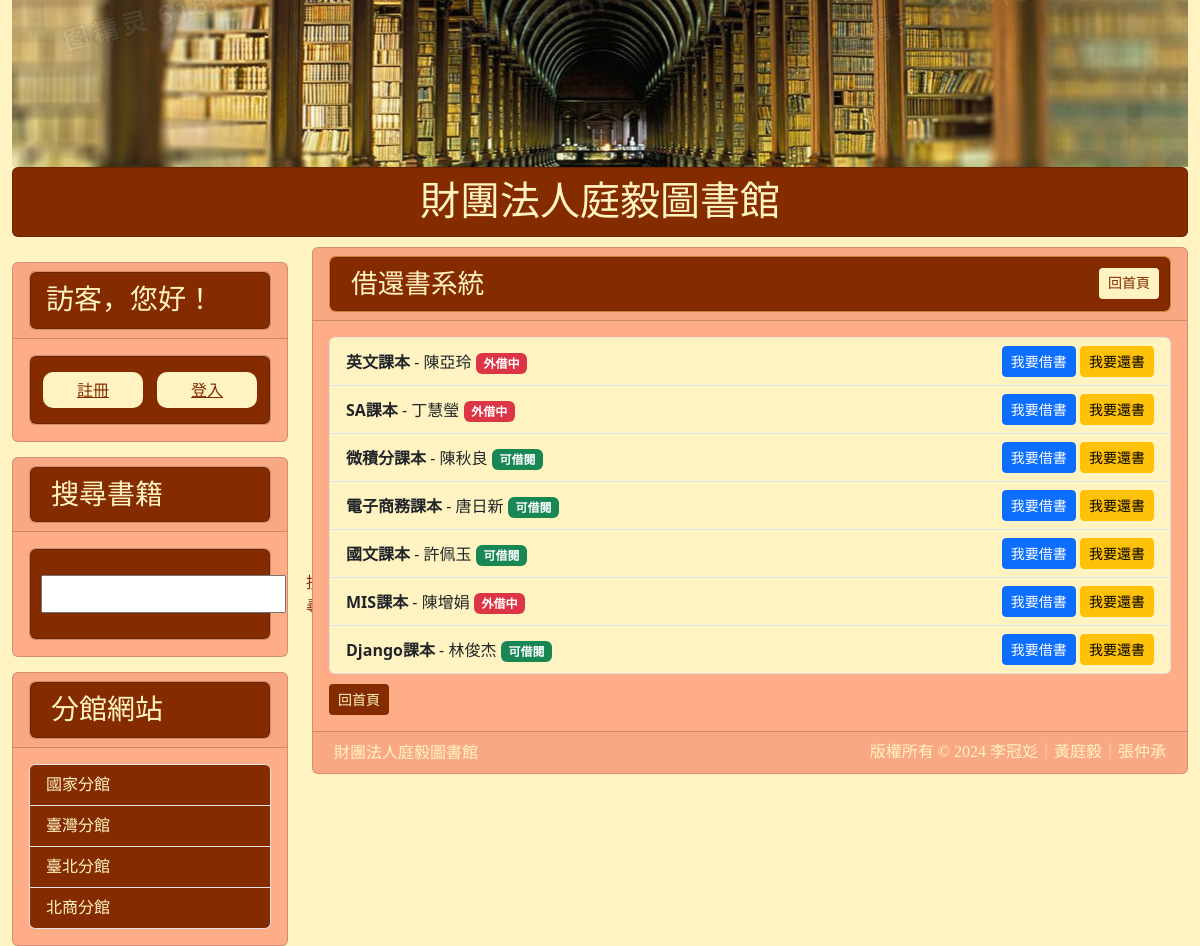
Before: /book_list/ with the older database file.
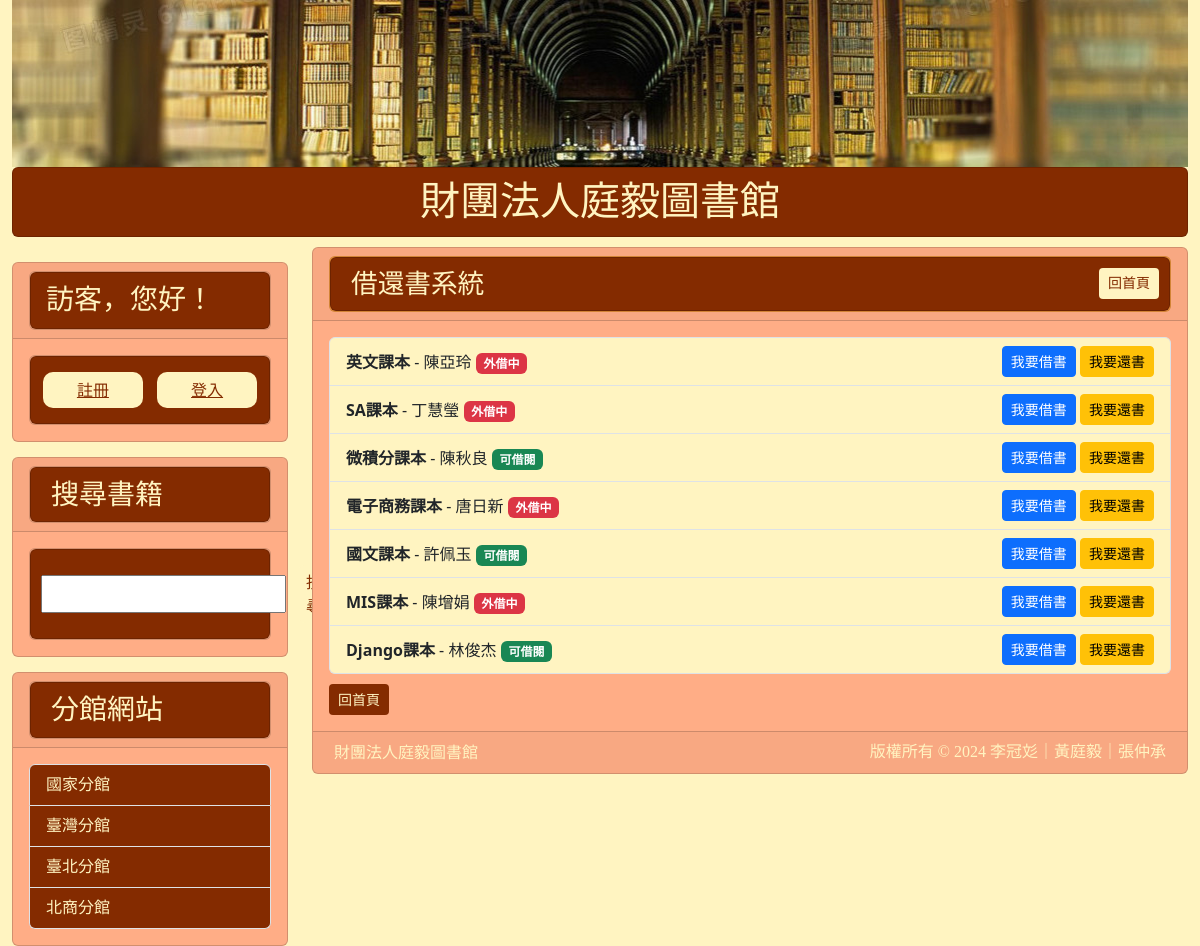
After: the same page with the newer database file.
### mysite/models.py (models this page shows, shortened)
class Post(models.Model):
    title = models.CharField(max_length=50)
    write = models.CharField(max_length=50, default="不詳")
    slug = models.CharField(max_length=200)
    bookstype=[("一般書籍","一般書籍"),("教學用書","教學用書")]
    category = models.CharField(max_length=20, choices=bookstype, default="一般書籍")
    intro = models.TextField(default="", blank=True)
    photolink = models.TextField(default="", blank=True)
    body = models.TextField()
    borrower = models.CharField(max_length=150, blank=True, null=True)
    isBorrow = models.BooleanField(_("外借中"), default=False)
    pub_date = models.DateTimeField(auto_now_add=True)
    reservations = models.ManyToManyField(User, related_name='reserved_books', blank=True)
    borrowing_records = models.ManyToManyField(BorrowingRecord, related_name='borrowed_books', blank=True)
    @property
    def formatted_is_borrow(self):
        if self.isBorrow:
            try:
                user = User.objects.get(username=self.borrower)
                return f'<span style="color: white; background-color: red; border: 1px solid white; padding: 3px; border-radius: 3px;">已出借給{user.username}</span>'
            except User.DoesNotExist:
                return f'<span style="color: white; background-color: red; border: 1px solid white; padding: 3px; border-radius: 3px;">已出借給 {self.borrower}</span>'
        elif self.is_reserved:
            reservations = self.reservations.all()
            if reservations and self.borrower != reservations[0].username:
                return '<span style="color: white; background-color: gold; border: 1px solid white; padding: 3px; border-radius: 3px;">尚有預約者</span>'
        else:
            return '<span style="color: white; background-color: green; border: 1px solid white; padding: 3px; border-radius: 3px;">可立即借閱</span>'
    formatted_is_borrow.fget.short_description = "外借狀態"
    class Meta:
        ordering = ("-pub_date",)

### mysite/views.py (the view)
# urls.py: path('book_list/', book_list, name='book_list'),
def book_list(request):
    books = Post.objects.all()
    return render(request, 'book_list.html', {'books': books})

### templates/book_list.html (shortened to what this page needs)
{% extends "base.html" %}
{% block headmessage %}
    <div class="card" style="background-color:#FFA042;">
        <div class="card"; style="background-color:#842B00;">
            <h3 style="font-family:微軟正黑體; font-size: 20pt; color:#FFF4C1; margin-left: 10px; margin-bottom: 0px; padding: 10px">借還書系統
                <a class="btn btn-sm" style="background-color:#FFF4C1; color: #842B00; margin-top: 10px; float: right; margin-top: 0px; margin-right: 0px;" href='/'>回首頁</a>
            </h3>
        </div>
    </div>
{% endblock %}
{% block content %}
    {% if books %}
        <ul class="list-group">
            {% for book in books %}
                <li class="list-group-item d-flex justify-content-between align-items-center" style="background-color:#FFF4C1;">
                    <div>
                        <strong>{{ book.title }}</strong> - {{ book.write }}
                        {% if book.isBorrow %}
                            <span class="badge bg-danger">外借中</span>
                        {% else %}
                            <span class="badge bg-success">可借閱</span>
                        {% endif %}
                    </div>
                    <div>
                        <a href="{% url 'borrow_book' book.id %}" class="btn btn-primary btn-sm">我要借書</a>
                        <a href="{% url 'return_book' book.id %}" class="btn btn-warning btn-sm">我要還書</a>
                    </div>
                </li>
            {% endfor %}
        </ul>
    {% else %}
        <p>No books available.</p>
    {% endif %}
    <a class="btn btn-sm" style="background-color:#842B00; color: #FFF4C1; margin-top: 10px;" href='/'>回首頁</a>
{% endblock %}

Changed rows visible on the page:
changed Post "電子商務課本": isBorrow "可借閱" → "外借中"
